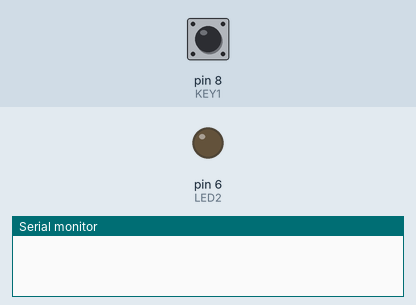
Simulated run of this sketch. Board: Arduino Uno, built with avr-gcc and run on an emulated ATmega328P. Shown: output pins drawn as LEDs (lit = HIGH), the last lines printed to the serial monitor. Dashed ring = blinking. The test bench sets the inputs (shaded band); at power-on: pin 8 (KEY1) HIGH.

Above: at 1.2 s.
1.3 s: pin 8 (KEY1) pulled LOW for 1 s
At 3.4 s:
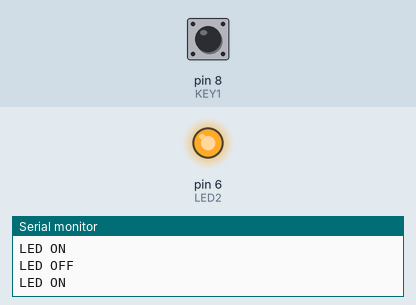
4.3 s: pin 8 (KEY1) pulled LOW for 3.2 s
At 4.51 s:
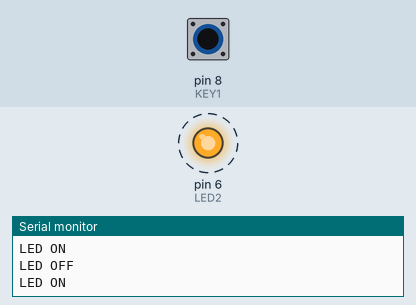
Timing chart, 0 to 9.0 s (numbered marks = the images above; inputs shaded):
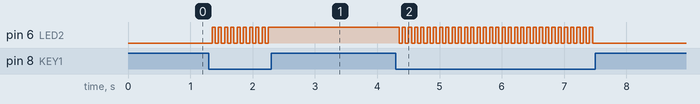

Measured:
- after the input at 1.3 s, pin 6 (LED2): alternates HIGH for 0.05 s and LOW for 0.05 s, 19 changes in all, then stays HIGH, starting after 0.05 s
- after the input at 4.3 s, pin 6 (LED2): alternates HIGH for 0.05 s and LOW for 0.05 s, 63 changes in all, then stays LOW, starting after 0.05 s

The sketch:

ButtonToggleLedONOFF.ino
```cpp
const int KEY1 = 8;
const int LED2 = 6;
int lastButtonState = LOW;
int toggle = 0;

void setup() {
  // put your setup code here, to run once:
pinMode (KEY1, INPUT_PULLUP);
pinMode(LED2, OUTPUT);
Serial.begin(9600);
}

void loop () {

  int buttonState = digitalRead(KEY1);

  if(buttonState == LOW) {
    delay(50);
    buttonState = digitalRead(KEY1);
    if (buttonState == LOW) {
      if (toggle == 0) {
        digitalWrite(LED2, HIGH);
        Serial.println("LED ON");
        toggle = 1;
      } else {
        digitalWrite(LED2, LOW);
        Serial.println("LED OFF");
        toggle = 0;
      }
      /*digitalWrite(LED2, HIGH);
      Serial.println("on");
    }else {
      digitalWrite(LED2, LOW);*/


  }
}


 /* if(buttonState != lastButtonState) {
    if ( buttonState == LOW) {
      digitalWrite(LED2, HIGH);
      Serial.println("LED ON");
    } else {
      digitalWrite(LED2, LOW);
      Serial.println("LED OFF");
    }
    lastButtonState = buttonState;
  }
  */
  }
```
